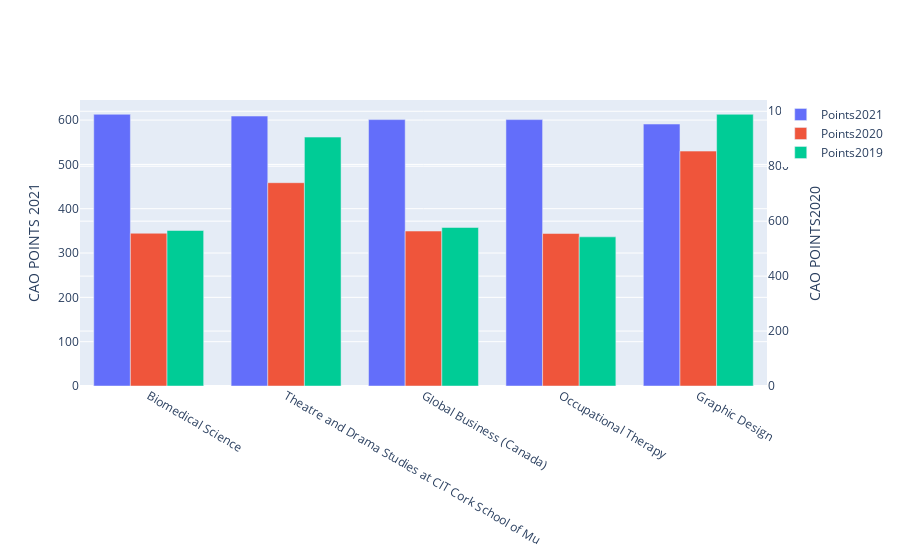

Write notebook code for a chart like this one.
### Code cell
#ref https://www.weirdgeek.com/2020/05/plot-multiple-bar-graph-using-pythons-plotly-library/
fig = go.Figure(
    data=[
        go.Bar(name='Points2021', x=c["title"], y=c["points_r1_2021"], yaxis='y', offsetgroup=1),
        go.Bar(name='Points2020', x=c["title"], y=c["points_r1_2020"], yaxis='y2', offsetgroup=2),
        go.Bar(name='Points2019', x=c["title"], y=c["points_r1_2019"], yaxis='y2', offsetgroup=3)
    ],
    layout={
        'yaxis': {'title': 'CAO POINTS 2021 '},
        'yaxis2': {'title': 'CAO POINTS2020', 'overlaying': 'y', 'side': 'right'}
    , 'yaxis3':{'title': '','overlaying': 'free','side': 'right'}}
)
 
# Change the bar mode
fig.update_layout(barmode='group')
fig.show()

### Figure 1 — Plotly figure (JSON) as saved in the notebook; plotly's stock layout.template omitted (floating-point values rounded to 4 significant figures)
{"data": [{"name": "Points2021", "offsetgroup": "1", "type": "bar", "x": ["Biomedical Science", "Theatre and Drama Studies at CIT Cork School of Mu", "Global Business (Canada)", "Occupational Therapy", "Graphic Design"], "y": [613, 609, 601, 601, 591], "yaxis": "y"}, {"name": "Points2020", "offsetgroup": "2", "type": "bar", "x": ["Biomedical Science", "Theatre and Drama Studies at CIT Cork School of Mu", "Global Business (Canada)", "Occupational Therapy", "Graphic Design"], "y": [556, 740, 564, 555, 855], "yaxis": "y2"}, {"name": "Points2019", "offsetgroup": "3", "type": "bar", "x": ["Biomedical Science", "Theatre and Drama Studies at CIT Cork School of Mu", "Global Business (Canada)", "Occupational Therapy", "Graphic Design"], "y": [566, 906, 577, 543, 989], "yaxis": "y2"}], "layout": {"autosize": true, "barmode": "group", "xaxis": {"autorange": true, "range": [-0.5, 4.5], "type": "category"}, "yaxis": {"autorange": true, "range": [0, 645.3], "title": {"text": "CAO POINTS 2021 "}, "type": "linear"}, "yaxis2": {"autorange": true, "overlaying": "y", "range": [0, 1041.0], "side": "right", "title": {"text": "CAO POINTS2020"}, "type": "linear"}, "yaxis3": {"side": "right", "title": {"text": ""}}}}
